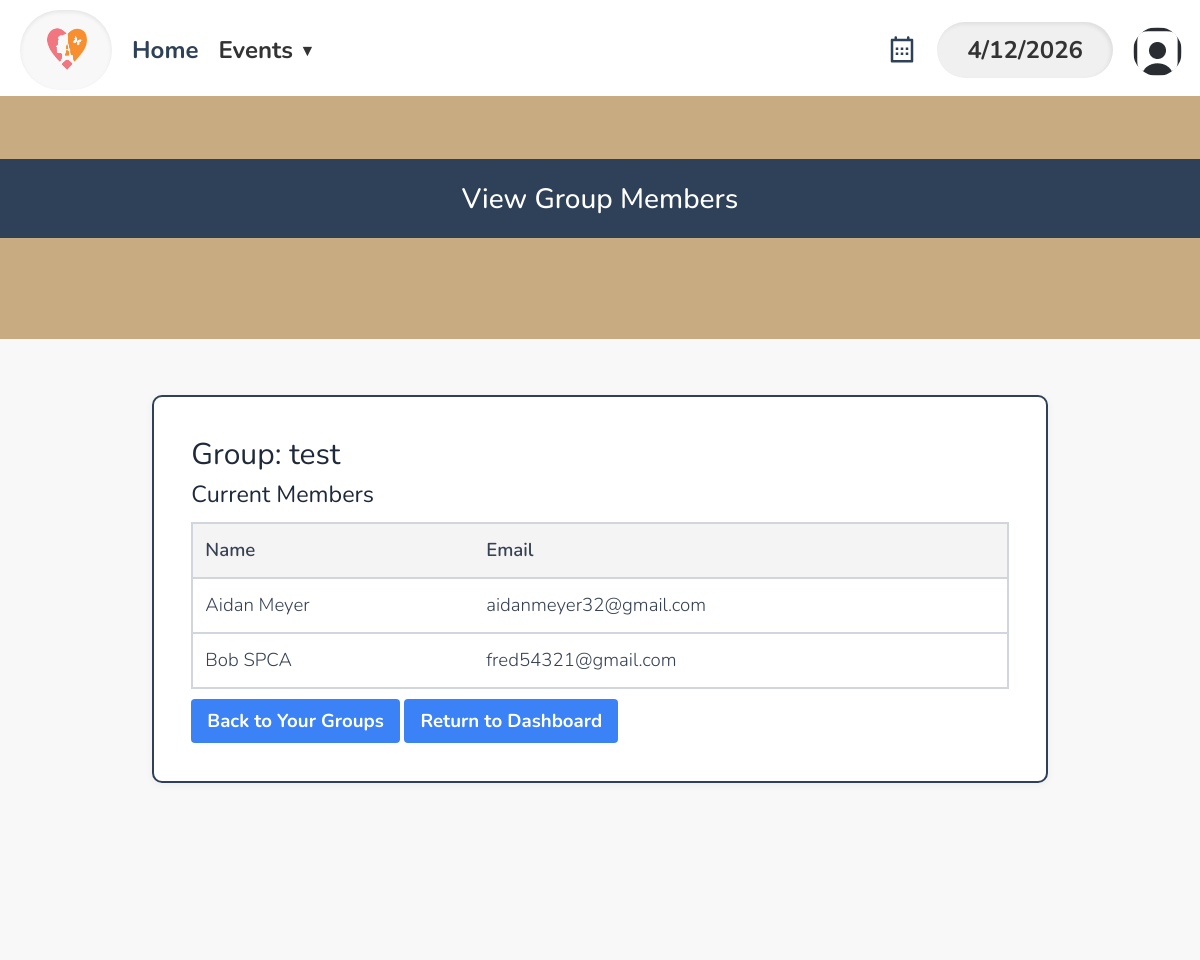
Page /volunteerViewGroupMembers.php?group_name=test (signed in) on the committed database.
### tables this page shows
CREATE TABLE `dbpersons` (
  `id` varchar(256) NOT NULL,
  `start_date` text DEFAULT NULL,
  `first_name` text NOT NULL,
  `last_name` text DEFAULT NULL,
  `street_address` text DEFAULT NULL,
  `city` text DEFAULT NULL,
  `state` varchar(2) DEFAULT NULL,
  `zip_code` text DEFAULT NULL,
  `phone1` varchar(12) DEFAULT NULL,
  `over21` enum('true','false') DEFAULT NULL,
  `phone1type` text DEFAULT NULL,
  `emergency_contact_phone` varchar(12) DEFAULT NULL,
  `emergency_contact_phone_type` text DEFAULT NULL,
  `birthday` text DEFAULT NULL,
  `email` text DEFAULT NULL,
  `email_prefs` enum('true','false') DEFAULT NULL,
  `emergency_contact_first_name` text DEFAULT NULL,
  `contact_num` varchar(255) DEFAULT 'n/a',
  `emergency_contact_relation` text DEFAULT NULL,
  `contact_method` text DEFAULT NULL,
  `type` text DEFAULT NULL,
  `status` text DEFAULT NULL,
  `notes` longtext DEFAULT NULL,
  `password` text DEFAULT NULL,
  `affiliation` varchar(100) DEFAULT NULL,
  `branch` varchar(100) DEFAULT NULL,
  `archived` tinyint(1) DEFAULT NULL,
  `emergency_contact_last_name` text DEFAULT NULL,
  `gender` varchar(20) DEFAULT NULL,
  `t_shirt_size` varchar(10) DEFAULT NULL,
  `computer_access` enum('yes','no') DEFAULT NULL,
  `camera_access` enum('yes','no') DEFAULT NULL,
  `transportation_access` enum('yes','no') DEFAULT NULL,
  `skills` text DEFAULT NULL,
  `experience` text DEFAULT NULL,
  `about_consent` enum('yes','no') DEFAULT NULL,
  `total_hours_volunteered` decimal(8,2) DEFAULT 0.00,
  `force_password_change` tinyint(1) DEFAULT 0,
  `profile_pic` varchar(512) DEFAULT 'images/usaicon.png',
  `cpr_training_completion` enum('yes','no') DEFAULT 'no',
  `aed_training_completion` enum('yes','no') DEFAULT 'no',
  `has_disability` enum('yes','no') DEFAULT 'no',
  `disability_specifications` varchar(255) DEFAULT NULL
);

### database/dbPersons.php (called while the page is built, shortened)
<?php
    function get_profile_pic($id) {
        $con = connect();
        $id = mysqli_real_escape_string($con, $id);
        $query = "SELECT profile_pic FROM dbpersons WHERE id = '$id'";
        $result = mysqli_query($con, $query);
        $row = mysqli_fetch_assoc($result);
        return !empty($row['profile_pic']) ? $row['profile_pic'] : 'images/usaicon.png';
    }

### database/dbGroups.php (called while the page is built, shortened)
<?php
function get_users_in_group($group_name) {
    $con = connect();
    $query = "SELECT dbpersons.id, dbpersons.first_name, dbpersons.last_name, dbpersons.email
              FROM dbpersons
              INNER JOIN user_groups ON dbpersons.id = user_groups.user_id
              WHERE user_groups.group_name = ?";
    $stmt = mysqli_prepare($con, $query);
    $users = [];
    if ($stmt) {
        mysqli_stmt_bind_param($stmt, "s", $group_name);
        mysqli_stmt_execute($stmt);
        $result = mysqli_stmt_get_result($stmt);
        while ($row = mysqli_fetch_assoc($result)) {
            $users[] = $row;
        }
    }
    return $users;
}

### volunteerViewGroupMembers.php (the view, shortened to what this page needs)
<!DOCTYPE html>
<html lang="en">
<head>
    <link href="css/normal_tw.css" rel="stylesheet">
    <?php require('header.php'); ?>
</head>
<body>
<header class="hero-header">
    <div class="center-header">
        <h1>View Group Members</h1>
    </div>
</header>
<main>
    <div class="main-content-box">
        <?php
        require_once('database/dbGroups.php');
        $selected_group = $_GET['group_name'] ?? '';
        if ($selected_group):
            echo "<h2 class='text-xl font-bold mb-4'>Group: " . htmlspecialchars($selected_group) . "</h2>";
            $members = get_users_in_group($selected_group);
        ?>
            <h3 class="text-lg font-semibold">Current Members</h3>
            <?php if (empty($members)): ?>
                <p>No members in this group.</p>
            <?php else: ?>
                <table>
                    <thead>
                        <tr>
                            <th>Name</th>
                            <th>Email</th>
                        </tr>
                    </thead>
                    <tbody>
                        <?php foreach ($members as $member):
                            $full_name = htmlspecialchars($member['first_name']) . " " . htmlspecialchars($member['last_name'] ?? '');
                            $email = htmlspecialchars($member['email']);
                        ?>
                            <tr>
                                <td><?= $full_name ?></td>
                                <td><?= $email ?></td>
                            </tr>
                        <?php endforeach; ?>
                    </tbody>
                </table>
            <?php endif; ?>
        <?php endif; ?>
        <div class="mt-6">
            <a href="volunteerViewGroup.php" class="btn">Back to Your Groups</a>
            <a href="index.php" class="btn">Return to Dashboard</a>
        </div>
    </div>
</main>
</body>
</html>

### partials/nav_volunteer.php (shortened to what this page needs)
<div class="navbar">
    <div class="left-section">
        <div class="logo-container">
            <a href="index.php"><img src="images/cropped-logo.png" alt="Logo"></a>
        </div>
        <div class="nav-links">
            <div class="nav-item"><a href="index.php">Home</a></div>
            <div class="nav-item">Events <span class="dropdown-arrow">&#9660</span>
            </div>
        </div>
    </div>
    <div class="right-section">
        <a href="calendar.php">
            <div class="icon-butt">
            </div>
        </a>
        <div class="date-box"></div>
        <div class="nav-links">
            <div class="nav-item" style="outline:none;">
                <div class="icon">
                    <img src="<?= $_pfp_escaped ?>" alt="User Icon" class="icon-img in-nav-img" style="width:49px; height:49px; min-width:49px; min-height:49px; max-width:49px; max-height:49px; object-fit:cover; border-radius:50%;">
                </div>
            </div>
        </div>
    </div>
    </div>

### css/normal_tw.css (style rules this page uses)
.main-content-box { background: #ffffff; border-radius: 10px; padding: 2rem; box-shadow: 0 2px 8px rgba(0,0,0,0.05); margin: 2rem auto; }
.btn { display: inline-block; margin-top: 20px; padding: 10px 20px; border-radius: 5px; font-weight: bold; text-decoration: none; color: white; cursor: pointer; border: none; }
body, main { background-color: #f8f8f8 !important; }

### css/header.css (style rules this page uses)
body { font-family: Nunito, Quicksand, sans-serif; padding-top: 96px; font-size: 14pt; }
h2 { font-weight: normal; font-size: 30px; }
.navbar { gap: 10px; width: 100%; height: 100px; position: fixed; top: 0; left: 0; background: #ffffff; box-shadow: 0px 2px 8px rgba(0, 0, 0, 0.1); display: flex; align-items: center; padding: 0 20px; z-index: 1000; }
.left-section { display: flex; align-items: center; gap: 20px; }
.logo-container { background: #f8f8f8; padding: 10px 20px; border-radius: 50px; box-shadow: 0px 2px 4px rgba(0, 0, 0, 0.08) inset; }
.logo-container img { width: 52px; height: 60px; display: block; }
.nav-links { display: flex; gap: 20px; }
.nav-links div { font-size: 24px; font-weight: 700; color: #333333; cursor: pointer; }
.right-section { margin-left: auto; display: flex; align-items: center; gap: 20px; }
.nav-item .dropdown-arrow { font-size: 16px; display: inline-flex; align-items: center; line-height: 1; position: relative; top: -2px; }
.nav-item { position: relative; cursor: pointer; padding: 0px; transition: color 0.3s, outline 0.3s; }
.date-box { background: #f0f0f0; padding: 10px 30px; border-radius: 50px; box-shadow: -2px 2px 4px rgba(0, 0, 0, 0.08) inset; color: #333333; font-size: 24px; font-weight: 700; text-align: center; }
.icon { width: 47px; height: 47px; border-radius: 50%; }
.nav-item img { border-radius: 15px; transition: filter 0.3s, background-color 0.3s; }
.icon-butt svg { transition: transform 0.2s ease, fill 0.2s ease; cursor: pointer; fill: var(--main-color); }
.icon-img { filter: none; }

### volunteerViewGroupMembers.php (style rules this page uses)
table { width: 100%; margin-top: 10px; border-collapse: collapse; }
th, td { padding: 12px; border-bottom: 1px solid #ddd; text-align: left; }
th { background-color: #f4f4f4; font-weight: 600; }
.main-content-box { background: #ffffff; border-radius: 10px; padding: 2rem; box-shadow: 0 2px 8px rgba(0,0,0,0.05); margin: 0 auto; margin-top: 2rem; width: 80%; }
.btn { padding: 8px 16px; margin-top: 10px; text-decoration: none; border-radius: 4px; font-weight: bold; background-color: #3b82f6; color: white; display: inline-block; }

### rows in the picture
dbpersons: profile_pic (picture), full_name "Aidan Meyer", email "aidanmeyer32@gmail.com"
dbpersons: full_name "Bob SPCA", email "fred54321@gmail.com"

### other values in the picture
$selected_group "test"
